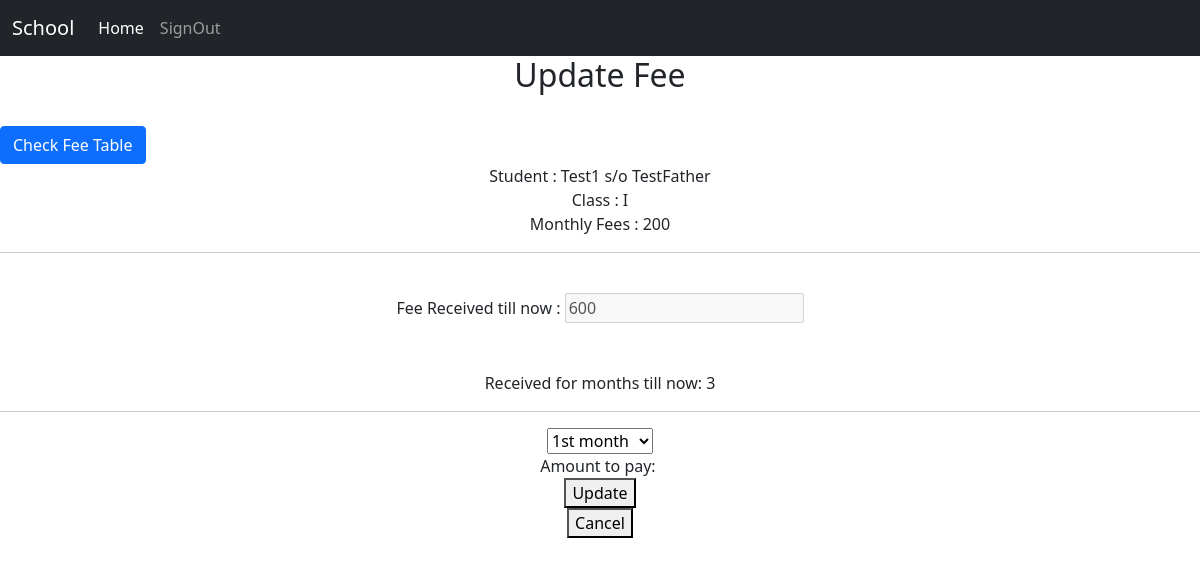
The app's page /updatefee/3 (signed in) with its own data.
### student/models.py (models this page shows)
class Student(User):
    fathername= models.CharField(max_length=40)
    clas=models.ForeignKey(stu_cls_model, on_delete=models.CASCADE,null=True, blank= True)
    address=models.CharField(max_length=200)
    contact= models.CharField(max_length=15)
    fee_status=models.CharField(max_length=20,choices=fee_choices,default=1)
    fee=models.BigIntegerField(default=200)
    gen_cat= models.BooleanField(default=False)
    admitted_on=models.DateTimeField(auto_now=True)
    roll= models.BigIntegerField(null=True)
    fee_received_by=models.CharField(max_length=30,null= True)
    is_present_today=models.CharField(max_length=15, default="absent", blank = True)

class stu_cls_model(models.Model):
    class_name=models.CharField(choices=class_choices,max_length=20, null= True, default=1)
    mothly_fee=models.PositiveIntegerField()
    def __str__(self):
        return self.class_name

### student/views.py (the view)
# urls.py: path('updatefee/<int:id>', views.updatefee, name='updatefee'),
@staff_member_required
@login_required(login_url="signin")
def updatefee(request,id):
    if request.method=="POST":
        feee=request.POST.get ('totalfee')
        receiver=request.POST.get('receiving_user')
        feefor=request.POST.get("totalmonth")
        if feee.strip()=="" and receiver.strip()=="" and  feefor.strip()=="":
            messages.error(request," Please enter some data ")
            return redirect("updatefee")
        print("receiver= ",receiver,"and month is", feefor )
        user=Student.objects.filter(id=id).update(fee=feee,fee_received_by=receiver,fee_status=feefor)
        for_noti=User.objects.filter(id=id)
        print(for_noti,"noti.usersssssssssssssss")
        n=notification.objects.create(text=" Your Fee is updated !!", users=for_noti.first())
        print(user," user updated")
        messages.success(request, "Details updated sucessfully")
        return redirect("achome")
    else:
        d=Student.objects.filter(id=id)
        if d:
            d1 = d.first()
            print(d1)
        return render(request,"updateFee.html",{"month":fee_choices,"data":d1})

### student/context_processors.py (called while the page is built)
def get_notifications(request):
    print("In get notifs")
    Notifications = ""
    try:
        Notifications = notification.objects.filter(users=request.user)
        Notifications_count = notification.objects.filter(users=request.user, is_read=False).count()
        print("new notifications=",Notifications_count)
        print(Notifications)
        return {'notif': Notifications, "notif_c":Notifications_count}
    except:
        print("try did not work")
        return {}

### student/templatetags/custom_filter.py (called while the page is built)
@register.filter()
def sub(value, arg):
    return int(value) - int(arg)

@register.filter()
def div(value, arg):
    return int(value) / int(arg)

### student/templates/updateFee.html (shortened to what this page needs)
{%extends "base.html"%}
{%block content%}
{%load custom_filter%}
<center>
<h2> Update Fee </h2><br>
</center>
<button type="button" class="btn btn-primary" data-bs-toggle="modal" data-bs-target="#exampleModal">Check Fee Table</button>
<center>
  <form method='POST'>
    Student : {{data.first_name}} s/o {{data.fathername}}<br>
    Class : {{data.clas}}<br>
    Monthly Fees : {{data.clas.mothly_fee}}<hr>
    <input type="text"  name="receiving_user" hidden value={{user.last_name}}><br>
    <label  >Fee Received till now :</label>
    <input type="number" id ="fee_rec" name="fee" placeholder="total fee received" Disabled value= {{data.fee}}><br>
    <input  hidden id ="total" name="totalfee"  max=2400><br>
    <input hidden id ="totalmonths" name="totalmonth"><br>
    Received for months till now: <label id="fee_rec_mnth" ></label><hr>
    <select  name="feestatus" onchange=calculatefee() id ="months">
      {% for i in month %}
      {% with rec_mon=data.fee|div:data.clas.mothly_fee %}
      {% if forloop.counter <= 12|sub:rec_mon%}
      <option value="{{i.0}}">{{i.1}}</option>
      {% endif %}
      {% endwith %}
    {% endfor %}
    </select><br>
    Amount to pay: <label id="fee_to_pay"></label><br>
    <button type="submit"> Update </button>
</form>
&Tab;&Tab;&Tab;&Tab;&Tab;&Tab; <button onclick="history.back()">Cancel</button>
</center>
{%endblock%}

### records on screen
Student: fathername "TestFather", clas "I", clas.mothly_fee "200", fee "600", feestatus "1st month"

### other values on screen
{{ data.first_name }} "Test1"
